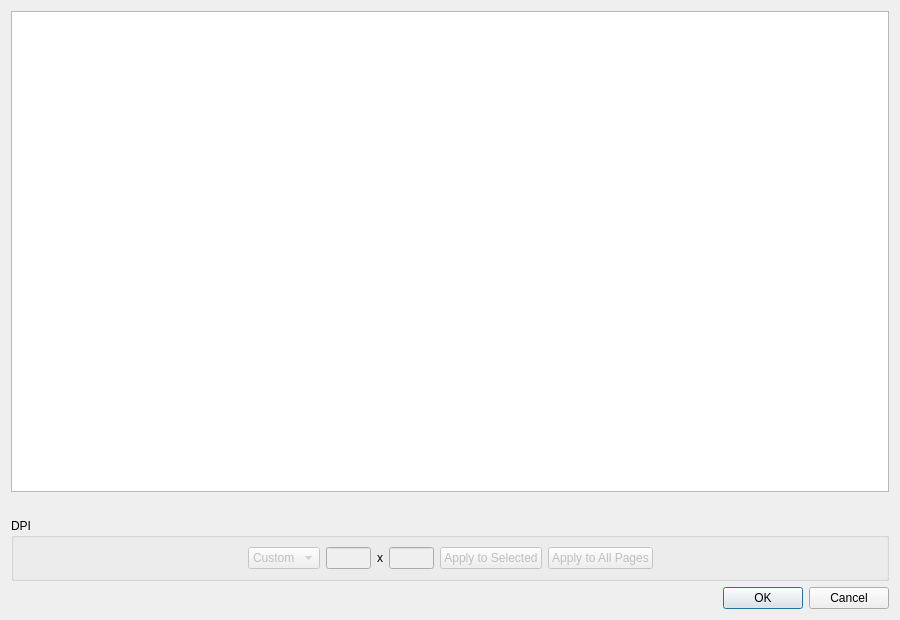
<?xml version="1.0" encoding="UTF-8"?>
<ui version="4.0">
 <class>FixDpiDialog</class>
 <widget class="QDialog" name="FixDpiDialog">
  <property name="geometry">
   <rect>
    <x>0</x>
    <y>0</y>
    <width>900</width>
    <height>620</height>
   </rect>
  </property>
  <property name="windowTitle">
   <string>Check / Set DPI</string>
  </property>
  <layout class="QVBoxLayout">
   <item>
    <widget class="QTableView" name="allPagesTable">
     <property name="toolTip">
      <string>All project pages and their current source DPI.</string>
     </property>
    </widget>
   </item>
   <item>
    <widget class="QLabel" name="dpiStatsLabel">
     <property name="text">
      <string/>
     </property>
     <property name="wordWrap">
      <bool>true</bool>
     </property>
    </widget>
   </item>
   <item>
    <widget class="QGroupBox" name="groupBox">
     <property name="title">
      <string>DPI</string>
     </property>
     <layout class="QHBoxLayout">
      <item>
       <spacer>
        <property name="orientation">
         <enum>Qt::Horizontal</enum>
        </property>
        <property name="sizeHint" stdset="0">
         <size>
          <width>0</width>
          <height>1</height>
         </size>
        </property>
       </spacer>
      </item>
      <item>
       <widget class="QComboBox" name="dpiCombo">
        <property name="enabled">
         <bool>false</bool>
        </property>
        <item>
         <property name="text">
          <string>Custom</string>
         </property>
        </item>
        <property name="toolTip">
         <string>Choose dpi.</string>
        </property>
       </widget>
      </item>
      <item>
       <widget class="QLineEdit" name="xDpi">
        <property name="enabled">
         <bool>false</bool>
        </property>
        <property name="maximumSize">
         <size>
          <width>45</width>
          <height>16777215</height>
         </size>
        </property>
        <property name="toolTip">
         <string>Enter x dpi.</string>
        </property>
       </widget>
      </item>
      <item>
       <widget class="QLabel" name="label_3">
        <property name="text">
         <string>x</string>
        </property>
       </widget>
      </item>
      <item>
       <widget class="QLineEdit" name="yDpi">
        <property name="enabled">
         <bool>false</bool>
        </property>
        <property name="maximumSize">
         <size>
          <width>45</width>
          <height>16777215</height>
         </size>
        </property>
        <property name="toolTip">
         <string>Enter y dpi.</string>
        </property>
       </widget>
      </item>
      <item>
       <widget class="QPushButton" name="applyBtn">
        <property name="enabled">
         <bool>false</bool>
        </property>
        <property name="toolTip">
         <string>Apply this DPI to the selected pages.</string>
        </property>
        <property name="text">
         <string>Apply to Selected</string>
        </property>
       </widget>
      </item>
      <item>
       <widget class="QPushButton" name="applyAllBtn">
        <property name="enabled">
         <bool>false</bool>
        </property>
        <property name="text">
         <string>Apply to All Pages</string>
        </property>
        <property name="toolTip">
         <string>Replace the source DPI on every project page.</string>
        </property>
       </widget>
      </item>
      <item>
       <spacer>
        <property name="orientation">
         <enum>Qt::Horizontal</enum>
        </property>
        <property name="sizeHint" stdset="0">
         <size>
          <width>0</width>
          <height>1</height>
         </size>
        </property>
       </spacer>
      </item>
     </layout>
    </widget>
   </item>
   <item>
    <widget class="QDialogButtonBox" name="buttonBox">
     <property name="orientation">
      <enum>Qt::Horizontal</enum>
     </property>
     <property name="standardButtons">
      <set>QDialogButtonBox::Cancel|QDialogButtonBox::Ok</set>
     </property>
    </widget>
   </item>
  </layout>
 </widget>
 <resources>
  <include location="../resources/resources.qrc"/>
 </resources>
 <connections>
  <connection>
   <sender>buttonBox</sender>
   <signal>accepted()</signal>
   <receiver>FixDpiDialog</receiver>
   <slot>accept()</slot>
   <hints>
    <hint type="sourcelabel">
     <x>257</x>
     <y>344</y>
    </hint>
    <hint type="destinationlabel">
     <x>157</x>
     <y>274</y>
    </hint>
   </hints>
  </connection>
  <connection>
   <sender>buttonBox</sender>
   <signal>rejected()</signal>
   <receiver>FixDpiDialog</receiver>
   <slot>reject()</slot>
   <hints>
    <hint type="sourcelabel">
     <x>325</x>
     <y>344</y>
    </hint>
    <hint type="destinationlabel">
     <x>286</x>
     <y>274</y>
    </hint>
   </hints>
  </connection>
 </connections>
</ui>
